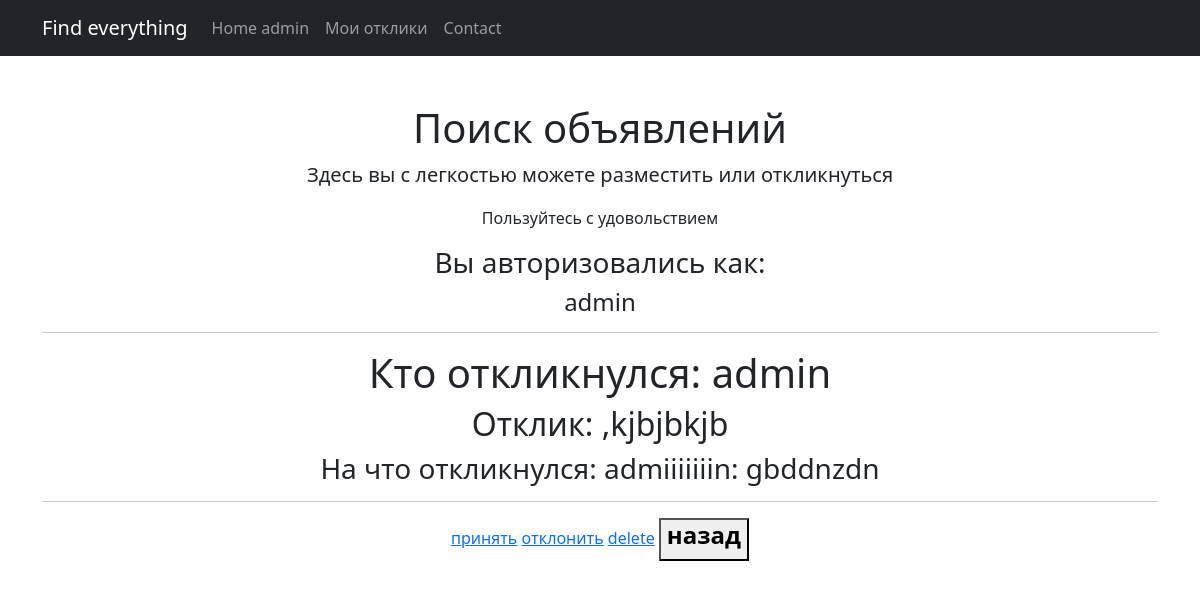
/adverts/response/10 (signed in), run on the app's committed database.
### advert/models.py (models this page shows, shortened)
class Response(models.Model):
    text = models.TextField()
    advertResponse = models.ForeignKey(Advert, on_delete=models.CASCADE)
    authorResponse = models.ForeignKey(User, on_delete=models.CASCADE) # self.request.user
    status = models.BooleanField(default=False)
    createDate = models.DateTimeField(auto_now_add=True)

class Advert(models.Model):
    author = models.ForeignKey(User, on_delete=models.CASCADE)
    category = models.CharField(max_length=12, choices=CATEGORY_CHOICES, default='dd')
    title = models.CharField(max_length=50)
    text = models.TextField()
    createDate = models.DateTimeField(auto_now_add=True)
    def __str__(self):
        return f'{self.title}: {self.text[:20]}'

### advert/views.py (the view)
# urls.py: path('response/<int:pk>', views.ResponseDetail.as_view(), name='response'), #по этой ссылке работает просмотр отклика
class ResponseDetail(LoginRequiredMixin, DetailView):
    model = Response
    template_name = 'response.html'
    context_object_name = 'response'

### templates/response.html (shortened to what this page needs)
{% extends 'flatpages/default.html' %}
{% block content %}
<h3>Вы авторизовались как:</h3>
        <h4>{{user.username}}</h4>
  <hr>
  <h1>Кто откликнулся: {{ response.authorResponse }}</h1>
  <h2>Отклик: {{ response.text }}</h2>
    <h3>На что откликнулся: {{ response.advertResponse }}</h3>
  <hr>
  <a href="{% url 'response_accept' pk=response.id %}">принять</a>
  <a href="{% url 'response_reject' pk=response.id %}">отклонить</a>
  <a href="{% url 'response_delete' pk=response.id %}">delete</a>
  <button>
     <a class="nav-link" href="{% url 'my_responses' %}">
          <h4><strong>назад</strong></h4>
      </a>
  </button>
{% endblock content %}

### templates/flatpages/default.html (shortened to what this page needs)
<!DOCTYPE html>
<html lang="en">
{% load static %}
    <head>
        <link href="{% static 'css/styles.css' %}" rel="stylesheet" />
    </head>
    <body>
       <nav class="navbar navbar-expand-lg navbar-dark bg-dark static-top">
   <div class="container">
       <a class="navbar-brand" href="#">Find everything</a>
       <div class="collapse navbar-collapse" id="navbarResponsive">
           <ul class="navbar-nav ml-auto">
               <li class="nav-item active">
                   <a class="nav-link" href="/adverts">Home
                       <span class="sr-only">{{user.username}}</span>
                   </a>
               </li>
               <li class="nav-item">
                   <a class="nav-link" href="/adverts/response/">Мои отклики</a>
               </li>
               <li class="nav-item">
                   <a class="nav-link" href="/adverts/contacts/">Contact</a>
               </li>
           </ul>
       </div>
   </div>
</nav>
        <div class="container">
            <div class="text-center mt-5">
                <h1>Поиск объявлений</h1>
                <p class="lead">Здесь вы с легкостью можете разместить или откликнуться</p>
                <p>Пользуйтесь с удовольствием</p>
            </div>
            <div class="row">
                 <div class="col-lg-12 text-center">
                    {% block content %}{% endblock content %}
            </div>
   </div>
        </div>
    </body>
</html>

### data on the page
Response: authorResponse "admin", text ",kjbjbkjb", advertResponse "admiiiiiiin: gbddnzdn"

### other printed values
{{ user.username }} "admin"
